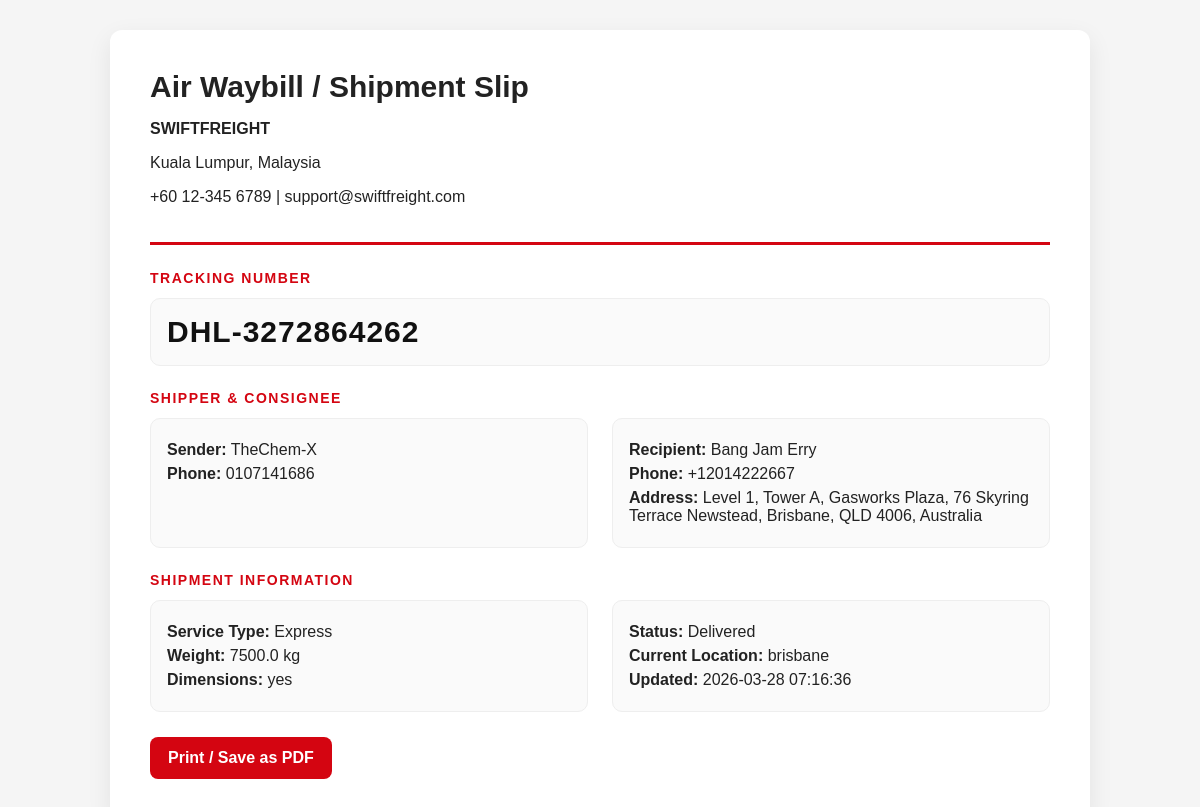
The page /awb/DHL-3272864262 on the database its author committed.
### tables this page shows
CREATE TABLE bookings (
            id INTEGER PRIMARY KEY AUTOINCREMENT,
            sender_name TEXT NOT NULL,
            sender_phone TEXT NOT NULL,
            recipient_name TEXT NOT NULL,
            recipient_phone TEXT NOT NULL,
            address TEXT NOT NULL,
            weight REAL NOT NULL,
            dimensions TEXT NOT NULL,
            service_type TEXT NOT NULL,
            tracking_number TEXT NOT NULL
        , status TEXT DEFAULT 'Shipment Created', current_location TEXT DEFAULT 'Pending Pickup', updated_at TEXT DEFAULT '', email TEXT);

### app.py (the view)
@app.route("/awb/<tracking_number>")
def awb(tracking_number):
    conn = sqlite3.connect("shipping.db")
    c = conn.cursor()
    c.execute("""
        SELECT sender_name, sender_phone, recipient_name, recipient_phone,
               address, weight, dimensions, service_type, tracking_number,
               status, current_location, updated_at
        FROM bookings
        WHERE tracking_number = ?
    """, (tracking_number,))
    booking = c.fetchone()
    conn.close()
    if not booking:
        return "AWB not found", 404
    booking_info = {
        "sender_name": booking[0],
        "sender_phone": booking[1],
        "recipient_name": booking[2],
        "recipient_phone": booking[3],
        "address": booking[4],
        "weight": booking[5],
        "dimensions": booking[6],
        "service_type": booking[7],
        "tracking_number": booking[8],
        "status": booking[9],
        "current_location": booking[10],
        "updated_at": booking[11]
    }
    company_name = read_text_file("settings.txt", "MY SHIPPING COMPANY")
    company_phone = read_text_file("phone.txt", "+60 12-345 6789")
    company_email = read_text_file("email.txt", "support@swiftfreight.com")
    company_location = read_text_file("location.txt", "Kuala Lumpur, Malaysia")
    return render_template(
        "awb.html",
        booking=booking_info,
        company_name=company_name,
        company_phone=company_phone,
        company_email=company_email,
        company_location=company_location
    )

### app.py (called while the page is built)
def read_text_file(filename, default_value):
    try:
        with open(filename, "r", encoding="utf-8") as f:
            return f.read().strip()
    except:
        return default_value

### templates/awb.html (shortened to what this page needs)
<!DOCTYPE html>
<html>
<head>
</head>
<body>
    <div class="doc-wrap">
        <div class="doc-header">
            <h1>Air Waybill / Shipment Slip</h1>
            <p><strong>{{ company_name }}</strong></p>
            <p>{{ company_location }}</p>
            <p>{{ company_phone }} | {{ company_email }}</p>
        </div>
        <div class="section-title">Tracking Number</div>
        <div class="box">
            <div class="big-track">{{ booking.tracking_number }}</div>
        </div>
        <div class="section-title">Shipper & Consignee</div>
        <div class="two-col">
            <div class="box">
                <p><strong>Sender:</strong> {{ booking.sender_name }}</p>
                <p><strong>Phone:</strong> {{ booking.sender_phone }}</p>
            </div>
            <div class="box">
                <p><strong>Recipient:</strong> {{ booking.recipient_name }}</p>
                <p><strong>Phone:</strong> {{ booking.recipient_phone }}</p>
                <p><strong>Address:</strong> {{ booking.address }}</p>
            </div>
        </div>
        <div class="section-title">Shipment Information</div>
        <div class="two-col">
            <div class="box">
                <p><strong>Service Type:</strong> {{ booking.service_type }}</p>
                <p><strong>Weight:</strong> {{ booking.weight }} kg</p>
                <p><strong>Dimensions:</strong> {{ booking.dimensions }}</p>
            </div>
            <div class="box">
                <p><strong>Status:</strong> {{ booking.status }}</p>
                <p><strong>Current Location:</strong> {{ booking.current_location }}</p>
                <p><strong>Updated:</strong> {{ booking.updated_at }}</p>
            </div>
        </div>
        <a href="#" onclick="window.print()" class="print-btn">Print / Save as PDF</a>
    </div>
</body>
</html>

### templates/awb.html (style rules this page uses)
body { font-family: Arial, sans-serif; background: #f5f5f5; margin: 0; padding: 30px; color: #222; }
.doc-wrap { max-width: 900px; margin: auto; background: white; padding: 40px; box-shadow: 0 8px 24px rgba(0,0,0,0.08); border-radius: 12px; }
.doc-header { border-bottom: 3px solid #d40511; padding-bottom: 20px; margin-bottom: 25px; }
.doc-header h1 { margin: 0 0 8px; font-size: 30px; }
.section-title { font-size: 14px; text-transform: uppercase; letter-spacing: 1.5px; color: #d40511; margin: 24px 0 12px; font-weight: bold; }
.two-col { display: grid; grid-template-columns: 1fr 1fr; gap: 24px; }
.box { background: #fafafa; border: 1px solid #eee; border-radius: 10px; padding: 16px; }
.box p { margin: 6px 0; }
.big-track { font-size: 30px; font-weight: bold; letter-spacing: 1px; color: #111; }
.print-btn { display: inline-block; margin-top: 25px; background: #d40511; color: white; text-decoration: none; padding: 12px 18px; border-radius: 8px; font-weight: bold; }

### rows shown on the page
bookings: tracking_number "DHL-3272864262", sender_name "TheChem-X", sender_phone "0107141686", recipient_name "Bang Jam Erry", recipient_phone "+12014222667", address "Level 1, Tower A, Gasworks Plaza, 76 Skyring Terrace Newstead, Brisbane, QLD 4006, Australia", service_type "Express", weight "7500.0", dimensions "yes", status "Delivered", current_location "brisbane", updated_at "2026-03-28 07:16:36"

### other values the page prints
{{ company_name }} "SWIFTFREIGHT"
{{ company_location }} "Kuala Lumpur, Malaysia"
{{ company_phone }} "+60 12-345 6789"
{{ company_email }} "support@swiftfreight.com"
